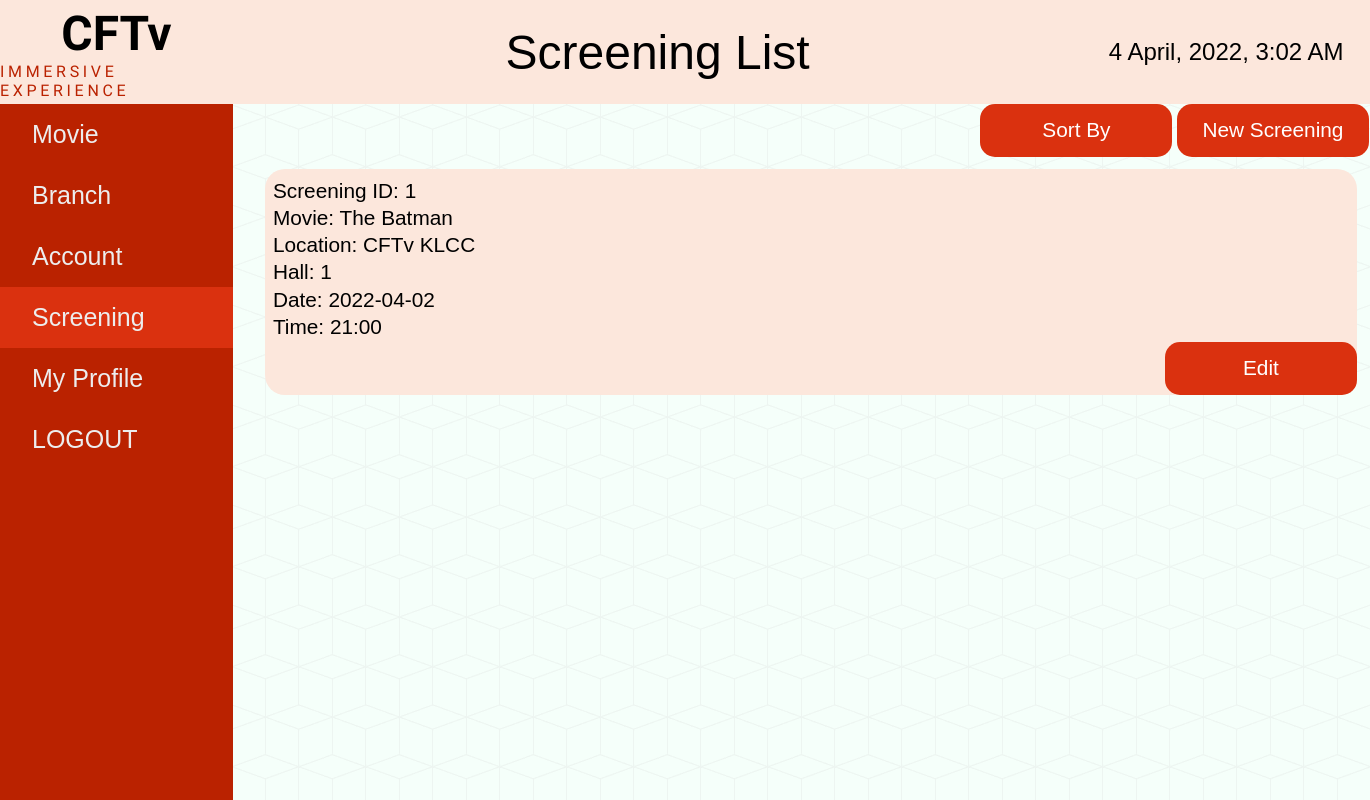
/screenList.php (signed in), run on an earlier commit of the app's database.
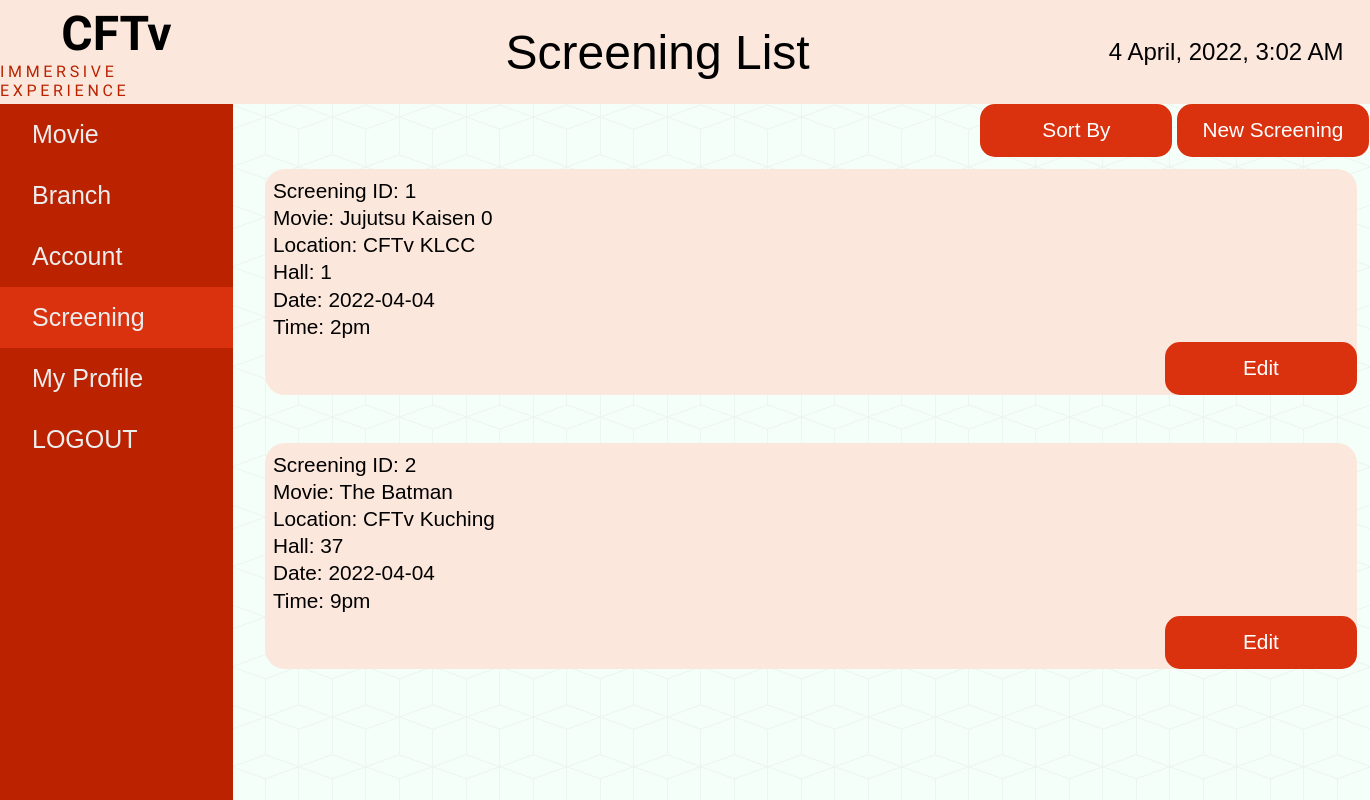
And on a later commit of the database.
### tables this page shows
CREATE TABLE `screening` (
  `screening_id` int(11) NOT NULL,
  `screen_id` varchar(11) NOT NULL,
  `movie_id` int(11) NOT NULL,
  `branch_id` int(11) NOT NULL,
  `hall_id` int(11) NOT NULL,
  `screening_date` date NOT NULL,
  `screening_time` varchar(6) NOT NULL
);

CREATE TABLE `movie` (
  `movie_id` int(11) NOT NULL,
  `movie_poster` varchar(300) NOT NULL,
  `movie_name` varchar(300) NOT NULL,
  `movie_duration` varchar(20) NOT NULL,
  `movie_date` date NOT NULL,
  `movie_rating` int(11) NOT NULL,
  `movie_trailer` varchar(300) NOT NULL,
  `movie_desc` varchar(3000) NOT NULL,
  `movie_case` varchar(30) NOT NULL
);

CREATE TABLE `branch` (
  `br_id` int(11) NOT NULL,
  `branch_id` varchar(30) NOT NULL,
  `branch_name` varchar(300) NOT NULL,
  `branch_address` varchar(300) NOT NULL,
  `branch_image` varchar(300) DEFAULT NULL,
  `no_of_halls` int(11) NOT NULL,
  `hall_id` int(11) NOT NULL,
  `screening_id` int(11) DEFAULT NULL
);

### screenList.php (the view, shortened to what this page needs)
<?php
require_once 'config.php';
$fetch_screening = mysqli_query($connect, "select * from screening");
?>
<!DOCTYPE html>
<html lang="en">
	<head>
		<link rel="stylesheet" href="./styles/style.css" />
	</head>
	<body>
		<div class="navbar">
			<div class="logo">
				<h1>CFTv</h1>
				<p>IMMERSIVE EXPERIENCE</p>
			</div>
			<div class="heading">
				<h1>Screening List</h1>
			</div>
			<div class="date">
				<h2><?php echo date("j F, Y, g:i A") ?></h2>
			</div>
		</div>
		<div class="draw-body">
			<div class="drawer">
				<li><a href="./movieList.php">Movie</a></li>
				<li><a href="./branchList.php">Branch</a></li>
				<li><a href="./account-list.php">Account</a></li>
				<li class="active"><a href="./screenList.php">Screening</a></li>
				<li><a href="./profile.php">My Profile</a></li>
				<li><a href="branchList.php?logout" title="Log Out">LOGOUT</a></li>
			</div>
			<div class="content">
				<div class="button-b">
					<form method="post" action="#" style="display: inline;">
						<button type="submit" name="sort_screening">Sort By</button>
					</form>
					<button><a href="addScreen.php">New Screening</a></button>
				</div>
				<div class="main">
					 <?php
              while($screening = mysqli_fetch_assoc($fetch_screening)){
                $movie_det = mysqli_query($connect, "select * from movie where movie_id = '".$screening['movie_id']."' ");
                $movie = mysqli_fetch_assoc($movie_det);
                 $branch_det = mysqli_query($connect, "select * from branch where br_id = '".$screening['branch_id']."' ");
                $branch = mysqli_fetch_assoc($branch_det);
             ?>
					<div class="box-account">
						<div class="left">
							<li>Screening ID: <?php echo $screening['screen_id']; ?></li>
							<li>Movie: <?php echo $movie['movie_name']; ?></li>
							<li>Location: <?php echo $branch['branch_name']; ?></li>
							<li>Hall: <?php echo $screening['hall_id']; ?></li>
							<li>Date: <?php echo $screening['screening_date']; ?></li>
							<li>Time: <?php echo $screening['screening_time']; ?></li>
						</div>
						<button class="br_ed_btn"><a href="screenEdit.php?id=<?php echo $screening['screening_id']; ?>">Edit</a></button>
					</div>
					<br>
			<?php
		} ?>
				</div>
			</div>
		</div>
	</body>
</html>

What changed in the data, as far as the page shows it:
removed screening: screen "1", movie.movie_name "The Batman", branch.branch_name "CFTv KLCC", hall "1", screening_date "2022-04-02", screening_time "21:00"
added screening: screen "1", movie.movie_name "Jujutsu Kaisen 0", branch.branch_name "CFTv KLCC", hall "1", screening_date "2022-04-04", screening_time "2pm"
added screening: screen "2", movie.movie_name "The Batman", branch.branch_name "CFTv Kuching", hall "37", screening_date "2022-04-04", screening_time "9pm"
